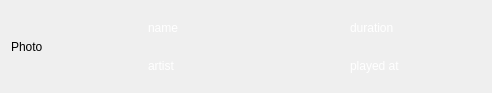
<?xml version="1.0" encoding="UTF-8"?>
<ui version="4.0">
 <class>WidgetItem</class>
 <widget class="QWidget" name="WidgetItem">
  <property name="geometry">
   <rect>
    <x>0</x>
    <y>0</y>
    <width>492</width>
    <height>93</height>
   </rect>
  </property>
  <property name="windowTitle">
   <string>Form</string>
  </property>
  <property name="windowOpacity">
   <double>0.000000000000000</double>
  </property>
  <property name="autoFillBackground">
   <bool>true</bool>
  </property>
  <property name="styleSheet">
   <string notr="true"/>
  </property>
  <layout class="QHBoxLayout" name="horizontalLayout">
   <item>
    <widget class="QLabel" name="photo">
     <property name="text">
      <string>Photo</string>
     </property>
    </widget>
   </item>
   <item>
    <layout class="QVBoxLayout" name="verticalLayout">
     <item>
      <widget class="QLabel" name="name">
       <property name="styleSheet">
        <string notr="true">color: white;</string>
       </property>
       <property name="text">
        <string>name</string>
       </property>
      </widget>
     </item>
     <item>
      <widget class="QLabel" name="artist">
       <property name="styleSheet">
        <string notr="true">color: white;</string>
       </property>
       <property name="text">
        <string>artist</string>
       </property>
      </widget>
     </item>
    </layout>
   </item>
   <item>
    <spacer name="horizontalSpacer">
     <property name="orientation">
      <enum>Qt::Horizontal</enum>
     </property>
     <property name="sizeType">
      <enum>QSizePolicy::Fixed</enum>
     </property>
     <property name="sizeHint" stdset="0">
      <size>
       <width>64</width>
       <height>20</height>
      </size>
     </property>
    </spacer>
   </item>
   <item>
    <layout class="QVBoxLayout" name="verticalLayout_2">
     <item>
      <widget class="QLabel" name="duration">
       <property name="styleSheet">
        <string notr="true">color: white;</string>
       </property>
       <property name="text">
        <string>duration</string>
       </property>
      </widget>
     </item>
     <item>
      <widget class="QLabel" name="playedat">
       <property name="styleSheet">
        <string notr="true">color: white;</string>
       </property>
       <property name="text">
        <string>played at</string>
       </property>
      </widget>
     </item>
    </layout>
   </item>
  </layout>
 </widget>
 <resources/>
 <connections/>
</ui>
